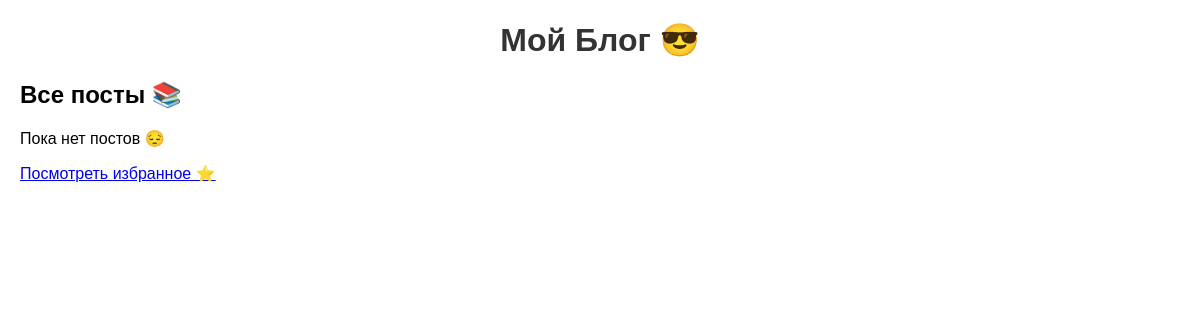
/, run on an earlier commit of the app's database.
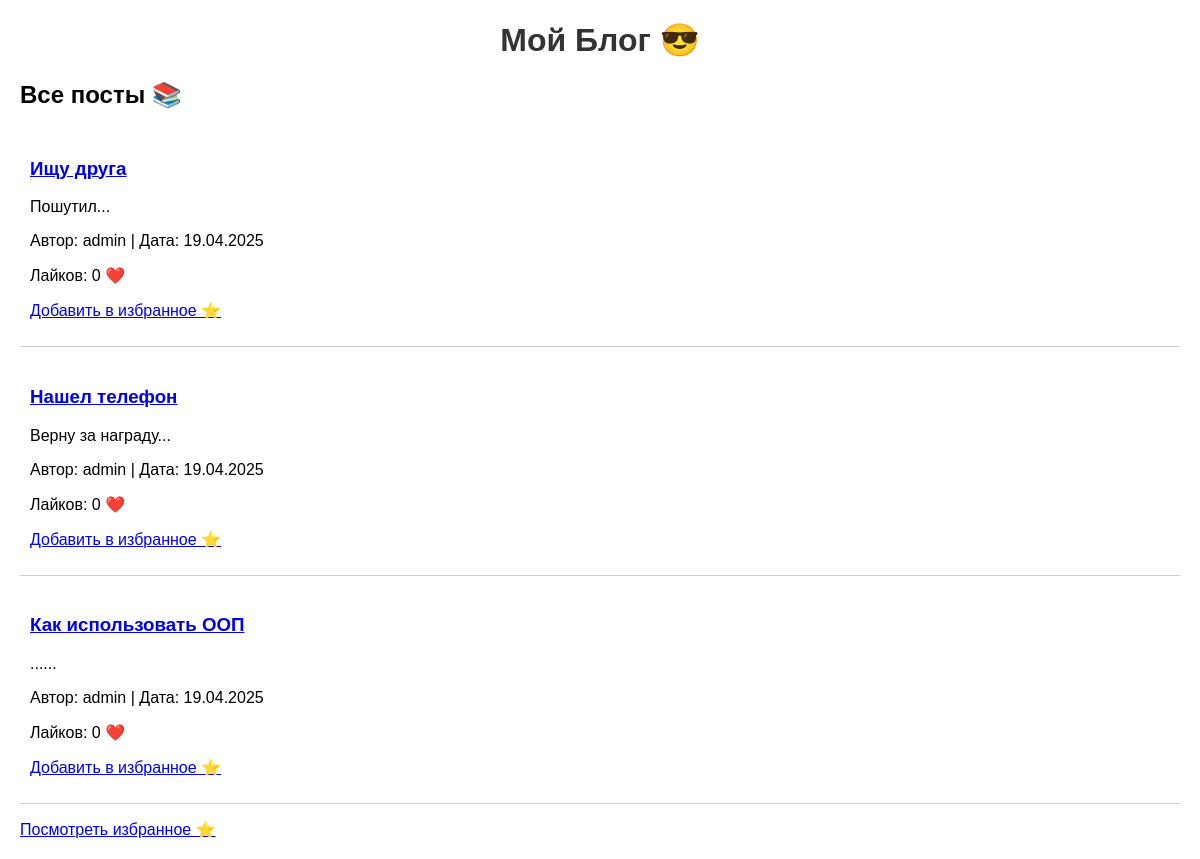
And on a later commit of the database.
### blog/models.py (models this page shows, shortened)
class Post(models.Model):
    title = models.CharField(max_length=200)  # Заголовок поста (до 200 букв)
    body = models.TextField()                # Текст поста (любой длины)
    author = models.ForeignKey(
        User, on_delete=models.CASCADE       # Кто написал (если удалить автора, пост тоже удалится)
    )
    created = models.DateTimeField(auto_now_add=True)  # Когда создан (автоматически)
    def like_count(self):
        return self.likes.count()  # Считаем, сколько лайков у поста

### blog/views.py (the view)
# urls.py: path('', views.post_list, name='post_list'),            # Главная: список постов
def post_list(request):
    posts = Post.objects.all()  # Берем все посты из базы
    favorites = request.session.get('favorites', [])  # Избранные посты из сессии
    return render(request, 'blog/list.html', {'posts': posts, 'favorites': favorites})

### blog/templates/blog/list.html
{% extends 'blog/base.html' %}
{% block content %}
    <h2>Все посты 📚</h2>
    {% for post in posts %}
        <div class="post">
            <h3><a href="/post/{{ post.id }}/">{{ post.title }}</a></h3>
            <p>{{ post.body|truncatewords:20 }}...</p>
            <p>Автор: {{ post.author }} | Дата: {{ post.created|date:"d.m.Y" }}</p>
            <p>Лайков: {{ post.like_count }} ❤️</p>
            <p>
                {% if post.id in favorites %}
                    <a href="/post/{{ post.id }}/favorite/">Убрать из избранного ⭐</a>
                {% else %}
                    <a href="/post/{{ post.id }}/favorite/">Добавить в избранное ⭐</a>
                {% endif %}
            </p>
        </div>
    {% empty %}
        <p>Пока нет постов 😔</p>
    {% endfor %}
    <p><a href="/favorites/">Посмотреть избранное ⭐</a></p>
{% endblock %}

What changed in the data, as far as the page shows it:
added Post: title "Ищу друга", body "Пошутил", author "admin", created "19.04.2025", like_count "0"
added Post: title "Нашел телефон", body "Верну за награду", author "admin", created "19.04.2025", like_count "0"
added Post: title "Как использовать ООП", body "...", author "admin", created "19.04.2025", like_count "0"
Also different on the page:
text no longer shown: "Пока нет постов 😔"
